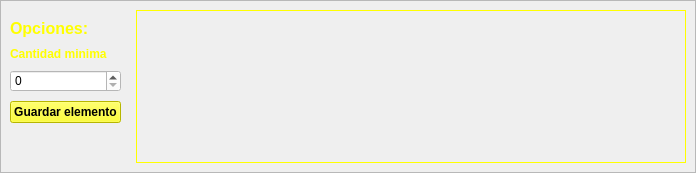
      <widget class="QWidget" name="tab_3">
       <attribute name="title">
        <string>PRESENCIA</string>
       </attribute>
       <layout class="QGridLayout" name="gridLayout_7">
        <property name="leftMargin">
         <number>0</number>
        </property>
        <property name="topMargin">
         <number>0</number>
        </property>
        <property name="rightMargin">
         <number>0</number>
        </property>
        <property name="bottomMargin">
         <number>0</number>
        </property>
        <property name="spacing">
         <number>0</number>
        </property>
        <item row="0" column="0">
         <widget class="QFrame" name="frame_3">
          <property name="frameShape">
           <enum>QFrame::StyledPanel</enum>
          </property>
          <property name="frameShadow">
           <enum>QFrame::Raised</enum>
          </property>
          <layout class="QGridLayout" name="gridLayout_6">
           <property name="horizontalSpacing">
            <number>15</number>
           </property>
           <property name="verticalSpacing">
            <number>9</number>
           </property>
           <item row="0" column="1" rowspan="6">
            <widget class="QLabel" name="imagenPresenciaLabel">
             <property name="minimumSize">
              <size>
               <width>550</width>
               <height>0</height>
              </size>
             </property>
             <property name="palette">
              <palette>
               <active>
                <colorrole role="WindowText">
                 <brush brushstyle="SolidPattern">
                  <color alpha="255">
                   <red>255</red>
                   <green>255</green>
                   <blue>0</blue>
                  </color>
                 </brush>
                </colorrole>
                <colorrole role="Button">
                 <brush brushstyle="LinearGradientPattern">
                  <gradient startx="0.000000000000000" starty="0.000000000000000" endx="1.000000000000000" endy="1.000000000000000" type="LinearGradient" spread="PadSpread" coordinatemode="ObjectBoundingMode">
                   <gradientstop position="0.000000000000000">
                    <color alpha="255">
                     <red>0</red>
                     <green>0</green>
                     <blue>0</blue>
                    </color>
                   </gradientstop>
                   <gradientstop position="1.000000000000000">
                    <color alpha="255">
                     <red>111</red>
                     <green>111</green>
                     <blue>111</blue>
                    </color>
                   </gradientstop>
                  </gradient>
                 </brush>
                </colorrole>
                <colorrole role="Base">
                 <brush brushstyle="LinearGradientPattern">
                  <gradient startx="0.000000000000000" starty="0.000000000000000" endx="1.000000000000000" endy="1.000000000000000" type="LinearGradient" spread="PadSpread" coordinatemode="ObjectBoundingMode">
                   <gradientstop position="0.000000000000000">
                    <color alpha="255">
                     <red>0</red>
                     <green>0</green>
                     <blue>0</blue>
                    </color>
                   </gradientstop>
                   <gradientstop position="1.000000000000000">
                    <color alpha="255">
                     <red>111</red>
                     <green>111</green>
                     <blue>111</blue>
                    </color>
                   </gradientstop>
                  </gradient>
                 </brush>
                </colorrole>
                <colorrole role="Window">
                 <brush brushstyle="LinearGradientPattern">
                  <gradient startx="0.000000000000000" starty="0.000000000000000" endx="1.000000000000000" endy="1.000000000000000" type="LinearGradient" spread="PadSpread" coordinatemode="ObjectBoundingMode">
                   <gradientstop position="0.000000000000000">
                    <color alpha="255">
                     <red>0</red>
                     <green>0</green>
                     <blue>0</blue>
                    </color>
                   </gradientstop>
                   <gradientstop position="1.000000000000000">
                    <color alpha="255">
                     <red>111</red>
                     <green>111</green>
                     <blue>111</blue>
                    </color>
                   </gradientstop>
                  </gradient>
                 </brush>
                </colorrole>
               </active>
               <inactive>
                <colorrole role="WindowText">
                 <brush brushstyle="SolidPattern">
                  <color alpha="255">
                   <red>255</red>
                   <green>255</green>
                   <blue>0</blue>
                  </color>
                 </brush>
                </colorrole>
                <colorrole role="Button">
                 <brush brushstyle="LinearGradientPattern">
                  <gradient startx="0.000000000000000" starty="0.000000000000000" endx="1.000000000000000" endy="1.000000000000000" type="LinearGradient" spread="PadSpread" coordinatemode="ObjectBoundingMode">
                   <gradientstop position="0.000000000000000">
                    <color alpha="255">
                     <red>0</red>
                     <green>0</green>
                     <blue>0</blue>
                    </color>
                   </gradientstop>
                   <gradientstop position="1.000000000000000">
                    <color alpha="255">
                     <red>111</red>
                     <green>111</green>
                     <blue>111</blue>
                    </color>
                   </gradientstop>
                  </gradient>
                 </brush>
                </colorrole>
                <colorrole role="Base">
                 <brush brushstyle="LinearGradientPattern">
                  <gradient startx="0.000000000000000" starty="0.000000000000000" endx="1.000000000000000" endy="1.000000000000000" type="LinearGradient" spread="PadSpread" coordinatemode="ObjectBoundingMode">
                   <gradientstop position="0.000000000000000">
                    <color alpha="255">
                     <red>0</red>
                     <green>0</green>
                     <blue>0</blue>
                    </color>
                   </gradientstop>
                   <gradientstop position="1.000000000000000">
                    <color alpha="255">
                     <red>111</red>
                     <green>111</green>
                     <blue>111</blue>
                    </color>
                   </gradientstop>
                  </gradient>
                 </brush>
                </colorrole>
                <colorrole role="Window">
                 <brush brushstyle="LinearGradientPattern">
                  <gradient startx="0.000000000000000" starty="0.000000000000000" endx="1.000000000000000" endy="1.000000000000000" type="LinearGradient" spread="PadSpread" coordinatemode="ObjectBoundingMode">
                   <gradientstop position="0.000000000000000">
                    <color alpha="255">
                     <red>0</red>
                     <green>0</green>
                     <blue>0</blue>
                    </color>
                   </gradientstop>
                   <gradientstop position="1.000000000000000">
                    <color alpha="255">
                     <red>111</red>
                     <green>111</green>
                     <blue>111</blue>
                    </color>
                   </gradientstop>
                  </gradient>
                 </brush>
                </colorrole>
               </inactive>
               <disabled>
                <colorrole role="WindowText">
                 <brush brushstyle="SolidPattern">
                  <color alpha="255">
                   <red>120</red>
                   <green>120</green>
                   <blue>120</blue>
                  </color>
                 </brush>
                </colorrole>
                <colorrole role="Button">
                 <brush brushstyle="LinearGradientPattern">
                  <gradient startx="0.000000000000000" starty="0.000000000000000" endx="1.000000000000000" endy="1.000000000000000" type="LinearGradient" spread="PadSpread" coordinatemode="ObjectBoundingMode">
                   <gradientstop position="0.000000000000000">
                    <color alpha="255">
                     <red>0</red>
                     <green>0</green>
                     <blue>0</blue>
                    </color>
                   </gradientstop>
                   <gradientstop position="1.000000000000000">
                    <color alpha="255">
                     <red>111</red>
                     <green>111</green>
                     <blue>111</blue>
                    </color>
                   </gradientstop>
                  </gradient>
                 </brush>
                </colorrole>
                <colorrole role="Base">
                 <brush brushstyle="LinearGradientPattern">
                  <gradient startx="0.000000000000000" starty="0.000000000000000" endx="1.000000000000000" endy="1.000000000000000" type="LinearGradient" spread="PadSpread" coordinatemode="ObjectBoundingMode">
                   <gradientstop position="0.000000000000000">
                    <color alpha="255">
                     <red>0</red>
                     <green>0</green>
                     <blue>0</blue>
                    </color>
                   </gradientstop>
                   <gradientstop position="1.000000000000000">
                    <color alpha="255">
                     <red>111</red>
                     <green>111</green>
                     <blue>111</blue>
                    </color>
                   </gradientstop>
                  </gradient>
                 </brush>
                </colorrole>
                <colorrole role="Window">
                 <brush brushstyle="LinearGradientPattern">
                  <gradient startx="0.000000000000000" starty="0.000000000000000" endx="1.000000000000000" endy="1.000000000000000" type="LinearGradient" spread="PadSpread" coordinatemode="ObjectBoundingMode">
                   <gradientstop position="0.000000000000000">
                    <color alpha="255">
                     <red>0</red>
                     <green>0</green>
                     <blue>0</blue>
                    </color>
                   </gradientstop>
                   <gradientstop position="1.000000000000000">
                    <color alpha="255">
                     <red>111</red>
                     <green>111</green>
                     <blue>111</blue>
                    </color>
                   </gradientstop>
                  </gradient>
                 </brush>
                </colorrole>
               </disabled>
              </palette>
             </property>
             <property name="frameShape">
              <enum>QFrame::Box</enum>
             </property>
             <property name="text">
              <string/>
             </property>
             <property name="scaledContents">
              <bool>true</bool>
             </property>
            </widget>
           </item>
           <item row="5" column="0">
            <spacer name="verticalSpacer_4">
             <property name="orientation">
              <enum>Qt::Vertical</enum>
             </property>
             <property name="sizeHint" stdset="0">
              <size>
               <width>20</width>
               <height>40</height>
              </size>
             </property>
            </spacer>
           </item>
           <item row="1" column="0">
            <widget class="QLabel" name="label_7">
             <property name="font">
              <font>
               <pointsize>12</pointsize>
               <weight>75</weight>
               <bold>true</bold>
              </font>
             </property>
             <property name="styleSheet">
              <string notr="true">color: rgb(255, 255, 0);
background-color: qlineargradient(spread:pad, x1:1, y1:1, x2:1, y2:1, stop:0 rgba(0, 0, 0, 0), stop:1 rgba(255, 255, 255, 255));</string>
             </property>
             <property name="text">
              <string>Opciones:</string>
             </property>
            </widget>
           </item>
           <item row="4" column="0">
            <widget class="QPushButton" name="guardarElementoPresencia">
             <property name="font">
              <font>
               <pointsize>9</pointsize>
               <weight>75</weight>
               <bold>true</bold>
              </font>
             </property>
             <property name="styleSheet">
              <string notr="true">
background-color: rgb(255, 255, 0);</string>
             </property>
             <property name="text">
              <string>Guardar elemento</string>
             </property>
            </widget>
           </item>
           <item row="2" column="0">
            <widget class="QLabel" name="label_8">
             <property name="font">
              <font>
               <pointsize>9</pointsize>
               <weight>75</weight>
               <bold>true</bold>
              </font>
             </property>
             <property name="styleSheet">
              <string notr="true">color: rgb(255, 255, 0);
background-color: qlineargradient(spread:pad, x1:1, y1:1, x2:1, y2:1, stop:0 rgba(0, 0, 0, 0), stop:1 rgba(255, 255, 255, 255));</string>
             </property>
             <property name="text">
              <string>Cantidad minima</string>
             </property>
            </widget>
           </item>
           <item row="3" column="0">
            <widget class="QSpinBox" name="pAceptacionPresenciaSpin">
             <property name="styleSheet">
              <string notr="true">background-color: rgb(255, 255, 255);</string>
             </property>
            </widget>
           </item>
          </layout>
         </widget>
        </item>
       </layout>
      </widget>
